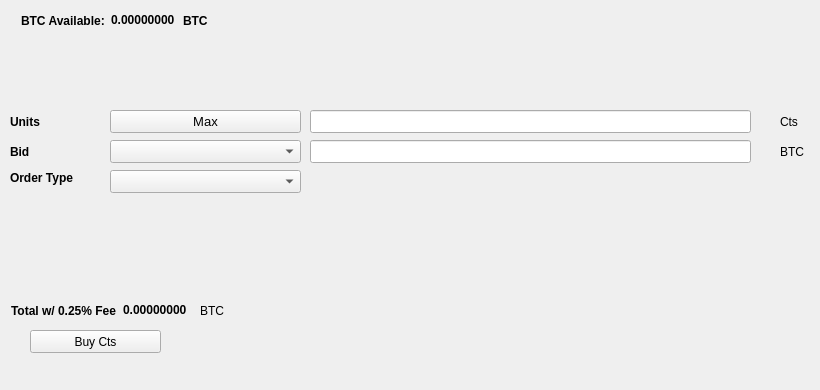
   <widget class="QWidget" name="BuyTab">
    <attribute name="title">
     <string>Buy</string>
    </attribute>
    <widget class="QPushButton" name="BuyCts">
     <property name="geometry">
      <rect>
       <x>30</x>
       <y>330</y>
       <width>131</width>
       <height>23</height>
      </rect>
     </property>
     <property name="text">
      <string>Buy Cts</string>
     </property>
     <property name="icon">
      <iconset resource="../cts.qrc">
       <normaloff>:/icons/bitcoin</normaloff>:/icons/bitcoin</iconset>
     </property>
    </widget>
    <widget class="QLabel" name="label_3">
     <property name="geometry">
      <rect>
       <x>10</x>
       <y>110</y>
       <width>46</width>
       <height>23</height>
      </rect>
     </property>
     <property name="font">
      <font>
       <weight>75</weight>
       <bold>true</bold>
      </font>
     </property>
     <property name="text">
      <string>Units</string>
     </property>
    </widget>
    <widget class="QLineEdit" name="UnitsInput">
     <property name="geometry">
      <rect>
       <x>310</x>
       <y>110</y>
       <width>441</width>
       <height>23</height>
      </rect>
     </property>
     <property name="font">
      <font>
       <pointsize>9</pointsize>
       <weight>75</weight>
       <bold>true</bold>
      </font>
     </property>
    </widget>
    <widget class="QLineEdit" name="BuyBidPriceEdit">
     <property name="geometry">
      <rect>
       <x>310</x>
       <y>140</y>
       <width>441</width>
       <height>23</height>
      </rect>
     </property>
     <property name="font">
      <font>
       <pointsize>9</pointsize>
       <weight>75</weight>
       <bold>true</bold>
      </font>
     </property>
    </widget>
    <widget class="QLabel" name="label_4">
     <property name="geometry">
      <rect>
       <x>780</x>
       <y>110</y>
       <width>31</width>
       <height>23</height>
      </rect>
     </property>
     <property name="text">
      <string>Cts</string>
     </property>
    </widget>
    <widget class="QLabel" name="label_5">
     <property name="geometry">
      <rect>
       <x>780</x>
       <y>140</y>
       <width>31</width>
       <height>23</height>
      </rect>
     </property>
     <property name="text">
      <string>BTC</string>
     </property>
    </widget>
    <widget class="QLabel" name="label_6">
     <property name="geometry">
      <rect>
       <x>10</x>
       <y>140</y>
       <width>46</width>
       <height>23</height>
      </rect>
     </property>
     <property name="font">
      <font>
       <weight>75</weight>
       <bold>true</bold>
      </font>
     </property>
     <property name="text">
      <string>Bid</string>
     </property>
    </widget>
    <widget class="QLabel" name="label_7">
     <property name="geometry">
      <rect>
       <x>10</x>
       <y>170</y>
       <width>91</width>
       <height>16</height>
      </rect>
     </property>
     <property name="font">
      <font>
       <weight>75</weight>
       <bold>true</bold>
      </font>
     </property>
     <property name="text">
      <string>Order Type</string>
     </property>
    </widget>
    <widget class="QPushButton" name="Buy_Max_Amount">
     <property name="geometry">
      <rect>
       <x>110</x>
       <y>110</y>
       <width>191</width>
       <height>23</height>
      </rect>
     </property>
     <property name="font">
      <font>
       <pointsize>10</pointsize>
      </font>
     </property>
     <property name="text">
      <string>Max</string>
     </property>
    </widget>
    <widget class="QComboBox" name="BuyBidcomboBox">
     <property name="geometry">
      <rect>
       <x>110</x>
       <y>140</y>
       <width>191</width>
       <height>23</height>
      </rect>
     </property>
     <property name="font">
      <font>
       <pointsize>10</pointsize>
      </font>
     </property>
    </widget>
    <widget class="QComboBox" name="buyOrdertypeCombo">
     <property name="geometry">
      <rect>
       <x>110</x>
       <y>170</y>
       <width>191</width>
       <height>23</height>
      </rect>
     </property>
     <property name="font">
      <font>
       <pointsize>10</pointsize>
      </font>
     </property>
    </widget>
    <widget class="QWidget" name="layoutWidget1">
     <property name="geometry">
      <rect>
       <x>21</x>
       <y>11</y>
       <width>227</width>
       <height>19</height>
      </rect>
     </property>
     <layout class="QHBoxLayout" name="horizontalLayout_3">
      <item>
       <widget class="QLabel" name="label232">
        <property name="font">
         <font>
          <weight>75</weight>
          <bold>true</bold>
         </font>
        </property>
        <property name="text">
         <string>BTC Available:</string>
        </property>
       </widget>
      </item>
      <item>
       <widget class="QLabel" name="BtcAvailableLbl">
        <property name="palette">
         <palette>
          <active>
           <colorrole role="WindowText">
            <brush brushstyle="SolidPattern">
             <color alpha="255">
              <red>0</red>
              <green>0</green>
              <blue>0</blue>
             </color>
            </brush>
           </colorrole>
           <colorrole role="Button">
            <brush brushstyle="SolidPattern">
             <color alpha="255">
              <red>0</red>
              <green>170</green>
              <blue>0</blue>
             </color>
            </brush>
           </colorrole>
           <colorrole role="Light">
            <brush brushstyle="SolidPattern">
             <color alpha="255">
              <red>0</red>
              <green>255</green>
              <blue>0</blue>
             </color>
            </brush>
           </colorrole>
           <colorrole role="Midlight">
            <brush brushstyle="SolidPattern">
             <color alpha="255">
              <red>0</red>
              <green>212</green>
              <blue>0</blue>
             </color>
            </brush>
           </colorrole>
           <colorrole role="Dark">
            <brush brushstyle="SolidPattern">
             <color alpha="255">
              <red>0</red>
              <green>85</green>
              <blue>0</blue>
             </color>
            </brush>
           </colorrole>
           <colorrole role="Mid">
            <brush brushstyle="SolidPattern">
             <color alpha="255">
              <red>0</red>
              <green>113</green>
              <blue>0</blue>
             </color>
            </brush>
           </colorrole>
           <colorrole role="Text">
            <brush brushstyle="SolidPattern">
             <color alpha="255">
              <red>0</red>
              <green>170</green>
              <blue>0</blue>
             </color>
            </brush>
           </colorrole>
           <colorrole role="BrightText">
            <brush brushstyle="SolidPattern">
             <color alpha="255">
              <red>255</red>
              <green>255</green>
              <blue>255</blue>
             </color>
            </brush>
           </colorrole>
           <colorrole role="ButtonText">
            <brush brushstyle="SolidPattern">
             <color alpha="255">
              <red>0</red>
              <green>0</green>
              <blue>0</blue>
             </color>
            </brush>
           </colorrole>
           <colorrole role="Base">
            <brush brushstyle="SolidPattern">
             <color alpha="255">
              <red>255</red>
              <green>255</green>
              <blue>255</blue>
             </color>
            </brush>
           </colorrole>
           <colorrole role="Window">
            <brush brushstyle="SolidPattern">
             <color alpha="255">
              <red>0</red>
              <green>170</green>
              <blue>0</blue>
             </color>
            </brush>
           </colorrole>
           <colorrole role="Shadow">
            <brush brushstyle="SolidPattern">
             <color alpha="255">
              <red>0</red>
              <green>0</green>
              <blue>0</blue>
             </color>
            </brush>
           </colorrole>
           <colorrole role="AlternateBase">
            <brush brushstyle="SolidPattern">
             <color alpha="255">
              <red>127</red>
              <green>212</green>
              <blue>127</blue>
             </color>
            </brush>
           </colorrole>
           <colorrole role="ToolTipBase">
            <brush brushstyle="SolidPattern">
             <color alpha="255">
              <red>255</red>
              <green>255</green>
              <blue>220</blue>
             </color>
            </brush>
           </colorrole>
           <colorrole role="ToolTipText">
            <brush brushstyle="SolidPattern">
             <color alpha="255">
              <red>0</red>
              <green>0</green>
              <blue>0</blue>
             </color>
            </brush>
           </colorrole>
          </active>
          <inactive>
           <colorrole role="WindowText">
            <brush brushstyle="SolidPattern">
             <color alpha="255">
              <red>0</red>
              <green>0</green>
              <blue>0</blue>
             </color>
            </brush>
           </colorrole>
           <colorrole role="Button">
            <brush brushstyle="SolidPattern">
             <color alpha="255">
              <red>0</red>
              <green>170</green>
              <blue>0</blue>
             </color>
            </brush>
           </colorrole>
           <colorrole role="Light">
            <brush brushstyle="SolidPattern">
             <color alpha="255">
              <red>0</red>
              <green>255</green>
              <blue>0</blue>
             </color>
            </brush>
           </colorrole>
           <colorrole role="Midlight">
            <brush brushstyle="SolidPattern">
             <color alpha="255">
              <red>0</red>
              <green>212</green>
              <blue>0</blue>
             </color>
            </brush>
           </colorrole>
           <colorrole role="Dark">
            <brush brushstyle="SolidPattern">
             <color alpha="255">
              <red>0</red>
              <green>85</green>
              <blue>0</blue>
             </color>
            </brush>
           </colorrole>
           <colorrole role="Mid">
            <brush brushstyle="SolidPattern">
             <color alpha="255">
              <red>0</red>
              <green>113</green>
              <blue>0</blue>
             </color>
            </brush>
           </colorrole>
           <colorrole role="Text">
            <brush brushstyle="SolidPattern">
             <color alpha="255">
              <red>0</red>
              <green>170</green>
              <blue>0</blue>
             </color>
            </brush>
           </colorrole>
           <colorrole role="BrightText">
            <brush brushstyle="SolidPattern">
             <color alpha="255">
              <red>255</red>
              <green>255</green>
              <blue>255</blue>
             </color>
            </brush>
           </colorrole>
           <colorrole role="ButtonText">
            <brush brushstyle="SolidPattern">
             <color alpha="255">
              <red>0</red>
              <green>0</green>
              <blue>0</blue>
             </color>
            </brush>
           </colorrole>
           <colorrole role="Base">
            <brush brushstyle="SolidPattern">
             <color alpha="255">
              <red>255</red>
              <green>255</green>
              <blue>255</blue>
             </color>
            </brush>
           </colorrole>
           <colorrole role="Window">
            <brush brushstyle="SolidPattern">
             <color alpha="255">
              <red>0</red>
              <green>170</green>
              <blue>0</blue>
             </color>
            </brush>
           </colorrole>
           <colorrole role="Shadow">
            <brush brushstyle="SolidPattern">
             <color alpha="255">
              <red>0</red>
              <green>0</green>
              <blue>0</blue>
             </color>
            </brush>
           </colorrole>
           <colorrole role="AlternateBase">
            <brush brushstyle="SolidPattern">
             <color alpha="255">
              <red>127</red>
              <green>212</green>
              <blue>127</blue>
             </color>
            </brush>
           </colorrole>
           <colorrole role="ToolTipBase">
            <brush brushstyle="SolidPattern">
             <color alpha="255">
              <red>255</red>
              <green>255</green>
              <blue>220</blue>
             </color>
            </brush>
           </colorrole>
           <colorrole role="ToolTipText">
            <brush brushstyle="SolidPattern">
             <color alpha="255">
              <red>0</red>
              <green>0</green>
              <blue>0</blue>
             </color>
            </brush>
           </colorrole>
          </inactive>
          <disabled>
           <colorrole role="WindowText">
            <brush brushstyle="SolidPattern">
             <color alpha="255">
              <red>0</red>
              <green>85</green>
              <blue>0</blue>
             </color>
            </brush>
           </colorrole>
           <colorrole role="Button">
            <brush brushstyle="SolidPattern">
             <color alpha="255">
              <red>0</red>
              <green>170</green>
              <blue>0</blue>
             </color>
            </brush>
           </colorrole>
           <colorrole role="Light">
            <brush brushstyle="SolidPattern">
             <color alpha="255">
              <red>0</red>
              <green>255</green>
              <blue>0</blue>
             </color>
            </brush>
           </colorrole>
           <colorrole role="Midlight">
            <brush brushstyle="SolidPattern">
             <color alpha="255">
              <red>0</red>
              <green>212</green>
              <blue>0</blue>
             </color>
            </brush>
           </colorrole>
           <colorrole role="Dark">
            <brush brushstyle="SolidPattern">
             <color alpha="255">
              <red>0</red>
              <green>85</green>
              <blue>0</blue>
             </color>
            </brush>
           </colorrole>
           <colorrole role="Mid">
            <brush brushstyle="SolidPattern">
             <color alpha="255">
              <red>0</red>
              <green>113</green>
              <blue>0</blue>
             </color>
            </brush>
           </colorrole>
           <colorrole role="Text">
            <brush brushstyle="SolidPattern">
             <color alpha="255">
              <red>0</red>
              <green>85</green>
              <blue>0</blue>
             </color>
            </brush>
           </colorrole>
           <colorrole role="BrightText">
            <brush brushstyle="SolidPattern">
             <color alpha="255">
              <red>255</red>
              <green>255</green>
              <blue>255</blue>
             </color>
            </brush>
           </colorrole>
           <colorrole role="ButtonText">
            <brush brushstyle="SolidPattern">
             <color alpha="255">
              <red>0</red>
              <green>85</green>
              <blue>0</blue>
             </color>
            </brush>
           </colorrole>
           <colorrole role="Base">
            <brush brushstyle="SolidPattern">
             <color alpha="255">
              <red>0</red>
              <green>170</green>
              <blue>0</blue>
             </color>
            </brush>
           </colorrole>
           <colorrole role="Window">
            <brush brushstyle="SolidPattern">
             <color alpha="255">
              <red>0</red>
              <green>170</green>
              <blue>0</blue>
             </color>
            </brush>
           </colorrole>
           <colorrole role="Shadow">
            <brush brushstyle="SolidPattern">
             <color alpha="255">
              <red>0</red>
              <green>0</green>
              <blue>0</blue>
             </color>
            </brush>
           </colorrole>
           <colorrole role="AlternateBase">
            <brush brushstyle="SolidPattern">
             <color alpha="255">
              <red>0</red>
              <green>170</green>
              <blue>0</blue>
             </color>
            </brush>
           </colorrole>
           <colorrole role="ToolTipBase">
            <brush brushstyle="SolidPattern">
             <color alpha="255">
              <red>255</red>
              <green>255</green>
              <blue>220</blue>
             </color>
            </brush>
           </colorrole>
           <colorrole role="ToolTipText">
            <brush brushstyle="SolidPattern">
             <color alpha="255">
              <red>0</red>
              <green>0</green>
              <blue>0</blue>
             </color>
            </brush>
           </colorrole>
          </disabled>
         </palette>
        </property>
        <property name="font">
         <font>
          <weight>75</weight>
          <bold>true</bold>
         </font>
        </property>
        <property name="text">
         <string>0.00000000</string>
        </property>
        <property name="textInteractionFlags">
         <set>Qt::LinksAccessibleByMouse|Qt::TextSelectableByKeyboard|Qt::TextSelectableByMouse</set>
        </property>
       </widget>
      </item>
      <item>
       <widget class="QLabel" name="BtcAvailableLbl_2">
        <property name="font">
         <font>
          <weight>75</weight>
          <bold>true</bold>
         </font>
        </property>
        <property name="text">
         <string>BTC</string>
        </property>
       </widget>
      </item>
     </layout>
    </widget>
    <widget class="QWidget" name="layoutWidge2">
     <property name="geometry">
      <rect>
       <x>11</x>
       <y>301</y>
       <width>259</width>
       <height>19</height>
      </rect>
     </property>
     <layout class="QHBoxLayout" name="horizontalLayout_4">
      <item>
       <widget class="QLabel" name="label_9">
        <property name="font">
         <font>
          <weight>75</weight>
          <bold>true</bold>
         </font>
        </property>
        <property name="text">
         <string>Total w/ 0.25% Fee</string>
        </property>
       </widget>
      </item>
      <item>
       <widget class="QLabel" name="BuyCostLabel">
        <property name="palette">
         <palette>
          <active>
           <colorrole role="WindowText">
            <brush brushstyle="SolidPattern">
             <color alpha="255">
              <red>0</red>
              <green>0</green>
              <blue>0</blue>
             </color>
            </brush>
           </colorrole>
           <colorrole role="Button">
            <brush brushstyle="SolidPattern">
             <color alpha="255">
              <red>0</red>
              <green>170</green>
              <blue>0</blue>
             </color>
            </brush>
           </colorrole>
           <colorrole role="Light">
            <brush brushstyle="SolidPattern">
             <color alpha="255">
              <red>0</red>
              <green>255</green>
              <blue>0</blue>
             </color>
            </brush>
           </colorrole>
           <colorrole role="Midlight">
            <brush brushstyle="SolidPattern">
             <color alpha="255">
              <red>0</red>
              <green>212</green>
              <blue>0</blue>
             </color>
            </brush>
           </colorrole>
           <colorrole role="Dark">
            <brush brushstyle="SolidPattern">
             <color alpha="255">
              <red>0</red>
              <green>85</green>
              <blue>0</blue>
             </color>
            </brush>
           </colorrole>
           <colorrole role="Mid">
            <brush brushstyle="SolidPattern">
             <color alpha="255">
              <red>0</red>
              <green>113</green>
              <blue>0</blue>
             </color>
            </brush>
           </colorrole>
           <colorrole role="Text">
            <brush brushstyle="SolidPattern">
             <color alpha="255">
              <red>0</red>
              <green>170</green>
              <blue>0</blue>
             </color>
            </brush>
           </colorrole>
           <colorrole role="BrightText">
            <brush brushstyle="SolidPattern">
             <color alpha="255">
              <red>255</red>
              <green>255</green>
              <blue>255</blue>
             </color>
            </brush>
           </colorrole>
           <colorrole role="ButtonText">
            <brush brushstyle="SolidPattern">
             <color alpha="255">
              <red>0</red>
              <green>0</green>
              <blue>0</blue>
             </color>
            </brush>
           </colorrole>
           <colorrole role="Base">
            <brush brushstyle="SolidPattern">
             <color alpha="255">
              <red>255</red>
              <green>255</green>
              <blue>255</blue>
             </color>
            </brush>
           </colorrole>
           <colorrole role="Window">
            <brush brushstyle="SolidPattern">
             <color alpha="255">
              <red>0</red>
              <green>170</green>
              <blue>0</blue>
             </color>
            </brush>
           </colorrole>
           <colorrole role="Shadow">
            <brush brushstyle="SolidPattern">
             <color alpha="255">
              <red>0</red>
              <green>0</green>
              <blue>0</blue>
             </color>
            </brush>
           </colorrole>
           <colorrole role="AlternateBase">
            <brush brushstyle="SolidPattern">
             <color alpha="255">
              <red>127</red>
              <green>212</green>
              <blue>127</blue>
             </color>
            </brush>
           </colorrole>
           <colorrole role="ToolTipBase">
            <brush brushstyle="SolidPattern">
             <color alpha="255">
              <red>255</red>
              <green>255</green>
              <blue>220</blue>
             </color>
            </brush>
           </colorrole>
           <colorrole role="ToolTipText">
            <brush brushstyle="SolidPattern">
             <color alpha="255">
              <red>0</red>
              <green>0</green>
              <blue>0</blue>
             </color>
            </brush>
           </colorrole>
          </active>
          <inactive>
           <colorrole role="WindowText">
            <brush brushstyle="SolidPattern">
             <color alpha="255">
              <red>0</red>
              <green>0</green>
              <blue>0</blue>
             </color>
            </brush>
           </colorrole>
           <colorrole role="Button">
            <brush brushstyle="SolidPattern">
             <color alpha="255">
              <red>0</red>
              <green>170</green>
              <blue>0</blue>
             </color>
            </brush>
           </colorrole>
           <colorrole role="Light">
            <brush brushstyle="SolidPattern">
             <color alpha="255">
              <red>0</red>
              <green>255</green>
              <blue>0</blue>
             </color>
            </brush>
           </colorrole>
           <colorrole role="Midlight">
            <brush brushstyle="SolidPattern">
             <color alpha="255">
              <red>0</red>
              <green>212</green>
              <blue>0</blue>
             </color>
            </brush>
           </colorrole>
           <colorrole role="Dark">
            <brush brushstyle="SolidPattern">
             <color alpha="255">
              <red>0</red>
              <green>85</green>
              <blue>0</blue>
             </color>
            </brush>
           </colorrole>
           <colorrole role="Mid">
            <brush brushstyle="SolidPattern">
             <color alpha="255">
              <red>0</red>
              <green>113</green>
              <blue>0</blue>
             </color>
            </brush>
           </colorrole>
           <colorrole role="Text">
            <brush brushstyle="SolidPattern">
             <color alpha="255">
              <red>0</red>
              <green>170</green>
              <blue>0</blue>
             </color>
            </brush>
           </colorrole>
           <colorrole role="BrightText">
            <brush brushstyle="SolidPattern">
             <color alpha="255">
              <red>255</red>
              <green>255</green>
              <blue>255</blue>
             </color>
            </brush>
           </colorrole>
           <colorrole role="ButtonText">
            <brush brushstyle="SolidPattern">
             <color alpha="255">
              <red>0</red>
              <green>0</green>
              <blue>0</blue>
             </color>
            </brush>
           </colorrole>
           <colorrole role="Base">
            <brush brushstyle="SolidPattern">
             <color alpha="255">
              <red>255</red>
              <green>255</green>
              <blue>255</blue>
             </color>
            </brush>
           </colorrole>
           <colorrole role="Window">
            <brush brushstyle="SolidPattern">
             <color alpha="255">
              <red>0</red>
              <green>170</green>
              <blue>0</blue>
             </color>
            </brush>
           </colorrole>
           <colorrole role="Shadow">
            <brush brushstyle="SolidPattern">
             <color alpha="255">
              <red>0</red>
              <green>0</green>
              <blue>0</blue>
             </color>
            </brush>
           </colorrole>
           <colorrole role="AlternateBase">
            <brush brushstyle="SolidPattern">
             <color alpha="255">
              <red>127</red>
              <green>212</green>
              <blue>127</blue>
             </color>
            </brush>
           </colorrole>
           <colorrole role="ToolTipBase">
            <brush brushstyle="SolidPattern">
             <color alpha="255">
              <red>255</red>
              <green>255</green>
              <blue>220</blue>
             </color>
            </brush>
           </colorrole>
           <colorrole role="ToolTipText">
            <brush brushstyle="SolidPattern">
             <color alpha="255">
              <red>0</red>
              <green>0</green>
              <blue>0</blue>
             </color>
            </brush>
           </colorrole>
          </inactive>
          <disabled>
           <colorrole role="WindowText">
            <brush brushstyle="SolidPattern">
             <color alpha="255">
              <red>0</red>
              <green>85</green>
              <blue>0</blue>
             </color>
            </brush>
           </colorrole>
           <colorrole role="Button">
            <brush brushstyle="SolidPattern">
             <color alpha="255">
              <red>0</red>
              <green>170</green>
              <blue>0</blue>
             </color>
            </brush>
           </colorrole>
           <colorrole role="Light">
            <brush brushstyle="SolidPattern">
             <color alpha="255">
              <red>0</red>
              <green>255</green>
              <blue>0</blue>
             </color>
            </brush>
           </colorrole>
           <colorrole role="Midlight">
            <brush brushstyle="SolidPattern">
             <color alpha="255">
              <red>0</red>
              <green>212</green>
              <blue>0</blue>
             </color>
            </brush>
           </colorrole>
           <colorrole role="Dark">
            <brush brushstyle="SolidPattern">
             <color alpha="255">
              <red>0</red>
              <green>85</green>
              <blue>0</blue>
             </color>
            </brush>
           </colorrole>
           <colorrole role="Mid">
            <brush brushstyle="SolidPattern">
             <color alpha="255">
              <red>0</red>
              <green>113</green>
              <blue>0</blue>
             </color>
            </brush>
           </colorrole>
           <colorrole role="Text">
            <brush brushstyle="SolidPattern">
             <color alpha="255">
              <red>0</red>
              <green>85</green>
              <blue>0</blue>
             </color>
            </brush>
           </colorrole>
           <colorrole role="BrightText">
            <brush brushstyle="SolidPattern">
             <color alpha="255">
              <red>255</red>
              <green>255</green>
              <blue>255</blue>
             </color>
            </brush>
           </colorrole>
           <colorrole role="ButtonText">
            <brush brushstyle="SolidPattern">
             <color alpha="255">
              <red>0</red>
              <green>85</green>
              <blue>0</blue>
             </color>
            </brush>
           </colorrole>
           <colorrole role="Base">
            <brush brushstyle="SolidPattern">
             <color alpha="255">
              <red>0</red>
              <green>170</green>
              <blue>0</blue>
             </color>
            </brush>
           </colorrole>
           <colorrole role="Window">
            <brush brushstyle="SolidPattern">
             <color alpha="255">
              <red>0</red>
              <green>170</green>
              <blue>0</blue>
             </color>
            </brush>
           </colorrole>
           <colorrole role="Shadow">
            <brush brushstyle="SolidPattern">
             <color alpha="255">
              <red>0</red>
              <green>0</green>
              <blue>0</blue>
             </color>
            </brush>
           </colorrole>
           <colorrole role="AlternateBase">
            <brush brushstyle="SolidPattern">
             <color alpha="255">
              <red>0</red>
              <green>170</green>
              <blue>0</blue>
             </color>
            </brush>
           </colorrole>
           <colorrole role="ToolTipBase">
            <brush brushstyle="SolidPattern">
             <color alpha="255">
              <red>255</red>
              <green>255</green>
              <blue>220</blue>
             </color>
            </brush>
           </colorrole>
           <colorrole role="ToolTipText">
            <brush brushstyle="SolidPattern">
             <color alpha="255">
              <red>0</red>
              <green>0</green>
              <blue>0</blue>
             </color>
            </brush>
           </colorrole>
          </disabled>
         </palette>
        </property>
        <property name="font">
         <font>
          <weight>75</weight>
          <bold>true</bold>
         </font>
        </property>
        <property name="autoFillBackground">
         <bool>false</bool>
        </property>
        <property name="text">
         <string>0.00000000</string>
        </property>
        <property name="textInteractionFlags">
         <set>Qt::LinksAccessibleByMouse|Qt::TextSelectableByMouse</set>
        </property>
       </widget>
      </item>
      <item>
       <widget class="QLabel" name="label_10">
        <property name="font">
         <font>
          <weight>50</weight>
          <bold>false</bold>
         </font>
        </property>
        <property name="text">
         <string>BTC</string>
        </property>
       </widget>
      </item>
     </layout>
    </widget>
    <widget class="QLabel" name="label_24">
     <property name="geometry">
      <rect>
       <x>460</x>
       <y>300</y>
       <width>281</width>
       <height>81</height>
      </rect>
     </property>
     <property name="text">
      <string/>
     </property>
     <property name="pixmap">
      <pixmap>:/images/bittrex</pixmap>
     </property>
    </widget>
   </widget>
